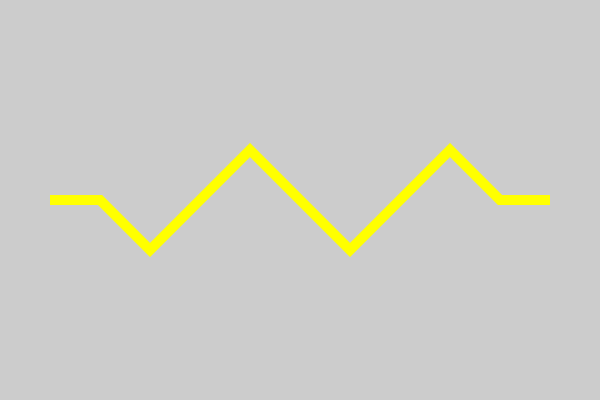

Here is the Python script that generated this plot:
import cairo

#Set up surface
surface= cairo.ImageSurface(cairo.FORMAT_RGB24,600,400)
ctx=cairo.Context(surface)
ctx.set_source_rgb(0.8,0.8,0.8)
ctx.paint()


#Open polygon
ctx.move_to(50, 200) #A
ctx.line_to(100, 200) #B
ctx.line_to(150,250) #C
ctx.line_to(250, 150) #D
ctx.line_to(350, 250)
ctx.line_to(450, 150)
ctx.line_to(500, 200)
ctx.line_to(550, 200)
ctx.set_source_rgb(1,1,0)
ctx.set_line_width(10)
ctx.stroke()

#displaying the canvas
surface.write_to_png("open_polygon.png")
